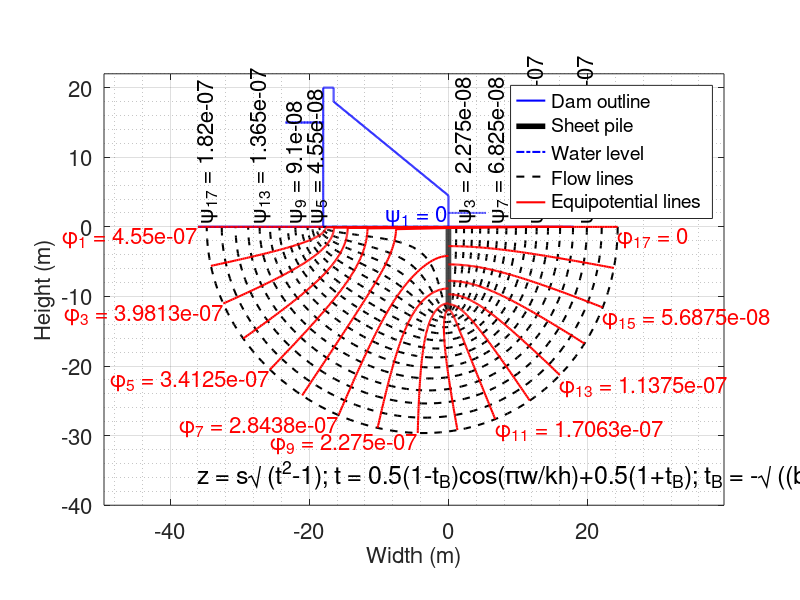

The MATLAB source for this figure:
%=========================================================================
% MATLAB script file to draw the flownets of a concrete dam with vertical   
% sheet pile using the conformal mapping technique
% For further details, go to the link below:
% https://github.com/SubhadipN/Conformal_Mapping#seepage-analysis
%=========================================================================
% Prepared by SUBHADIP NASKAR, RESEARCH SCHOLAR, IIT GUWAHATI
%=========================================================================
clear all; clc; warning('off','all')
%=========================================================================
% INPUTS::
a1 = 20; 
a2 = 18; 
a3 = 4.5; 
b1 = 18; 
b2 = 1.5; 
h1 = -15; 
h2 = -2; 
s = 12;
k = 3.5*10^(-8);    % Coefficient of permeability (m/s)
fl = 17;            % Numbers of flow lines (odd number)
yf = 2.00;          % Depth factor: controls the y-axis limit of the plot
xf = 2.75;          % Width factor: controls the x-axis limit of the plot
%=========================================================================
% DERIVED PARAMETERS::
A = [-2*b1 0];B = [-b1 0];C = [0 0];D = [0 -s];F = [b1 0];
h = h1-h2;
%=========================================================================
% PLOT OF THE GIVEN EMBANKMENT DAM::
for i = 1:9
    if i == 1       
        x1 = A(1); 
        y1 = A(2); 
        x2 = F(1); 
        y2 = F(2);
    elseif i == 2   
        x1 = B(1); 
        y1 = B(2); 
        x2 = B(1); 
        y2 = a1;
    elseif i == 3   
        x1 = B(1); 
        y1 = a1; 
        x2 = B(1)+b2; 
        y2 = a1;
    elseif i == 4   
        x1 = B(1)+b2; 
        y1 = a1; 
        x2 = B(1)+b2; 
        y2 = a2;
    elseif i == 5   
        x1 = B(1)+b2; 
        y1 = a2; 
        x2 = C(1); 
        y2 = a3;
    elseif i == 6   
        x1 = C(1); 
        y1 = a3; 
        x2 = C(1); 
        y2 = C(2);
    elseif i == 7   
        x1 = C(1); 
        y1 = C(2); 
        x2 = D(1); 
        y2 = D(2);
    elseif i == 8   
        x1 = B(1); 
        y1 = -h1; 
        x2 = 1.3*B(1); 
        y2 = -h1;
    else            
        x1 = C(1); 
        y1 = -h2; 
        x2 = -0.3*B(1); 
        y2 = -h2;
    end
    if x1 ~= x2
        xx = linspace(x1,x2,200); 
        m = (y2-y1)/(x2-x1); 
        yy = m.*xx-m*x1+y1;
    else
        yy = linspace(y1,y2,200); 
        xx = x1*diag(eye(length(yy)))';
    end
    figure (1); 
    xlim([-xf*b1 0.8*xf*b1]); 
    ylim([-yf*a1 1.1*a1]); 
    set(gca,'FontSize',16); 
    hold on; 
    box on;
    if i <= 6
        if i == 1   
            leg1 = plot(xx,yy,'b','linewidth',1.5);     
        end
        plot(xx,yy,'b','linewidth',1.5)
    elseif i == 7   
        leg2 = plot(xx,yy,'k','linewidth',4);
    else
        if i == 8   
            leg3 = plot(xx,yy,'b-.','linewidth',1.5);   
        end
        plot(xx,yy,'b-.','linewidth',1.5)
    end
end
%=========================================================================
% FLOW LINES IN W-PLANE::
f = 0.4; 
ls = 100; 
x = linspace(-k*h,0,fl); 
y = linspace(0,-f*k*h,fl);
for ii = 1:fl
    % '||' to x-axis
    xx = linspace(0,-k*h,ls); 
    yx = y(ii)*diag(eye(ls)); 
    wx(ii,1:ls) = complex(xx,yx');
    % '||' to y-axis
    xy = x(ii)*diag(eye(ls)); 
    yy = linspace(0,f*k*h,ls); 
    wy(ii,1:ls) = complex(xy',yy); 
end
%=========================================================================
% FLOW LINES IN Z-PLANE::
tb = -sqrt(b1^2+s^2)/s; 
tx = 0.5*(1-tb)*cos(pi.*wx/(k*h))+0.5*(1+tb);
ty = 0.5*(1-tb)*cos(pi.*wy/(k*h))+0.5*(1+tb); 
zx = -s*sqrt(tx.^2-1); 
zy = s*sqrt(ty.^2-1);
zx(1,:) = complex(linspace(0,B(1),ls),0); 
zy(1,:) = complex(linspace(B(1),A(1),ls),0);
sz = size(zx);
for jj = 2:sz(1)
    for kk = 1:sz(2)
        if imag(zx(jj,kk)) >= 0 
            zx(jj,kk) = -complex(real(zx(jj,kk)),imag(zx(jj,kk))); 
        end
        if imag(zy(jj,kk)) >= 0 
            zy(jj,kk) = -complex(real(zy(jj,kk)),imag(zy(jj,kk))); 
        end
    end
end
for jj = 2:sz(1)
    for kk = 1:sz(2)
        rzy = real(zy(jj,kk)); 
        izy = imag(zy(jj,kk)); 
        zy(jj,kk) = complex(-rzy,izy);
    end
end
for ii = 1:fl
    leg4 = plot(real(zx(ii,:)),imag(zx(ii,:)),'k--','linewidth',1.5);
end
for ii = 1:fl
    leg5 = plot(real(zy(ii,:)),imag(zy(ii,:)),'r','linewidth',1.5);
end
xlabel('Width (m)','fontsize',16); 
ylabel('Height (m)','fontsize',16)
legend([leg1 leg2 leg3 leg4 leg5],{'Dam outline','Sheet pile',...
    'Water level','Flow lines','Equipotential lines'},...
    'Location','northeast','fontsize',14);
for ii = 1:2:fl
    t1 = ['\phi_{',num2str(ii),'} = ',num2str(x(ii))]; 
    t2 = ['\psi_{',num2str(ii),'} = ',num2str(y(ii))];
    if ii <= (fl+1)/2
        xc1 = min(real(zy(ii,:))); 
        yc1 = min(imag(zy(ii,:)));
        text(xc1,yc1,t1,'HorizontalAlignment','right',...
            'VerticalAlignment','top','Color','r','fontsize',16)
    else
        xc1 = max(real(zy(ii,:))); 
        yc1 = min(imag(zy(ii,:)));
        text(xc1,yc1,t1,'HorizontalAlignment','left',...
            'VerticalAlignment','top','Color','r','fontsize',16)
    end
    if ii == 1
        text(0.5*B(1),0,t2,'HorizontalAlignment','left',...
            'VerticalAlignment','bottom','Color','b','fontsize',16)
    elseif mod((ii+1)/2,2) == 0
        xc2 = max(real(zx(ii,:)));
        h = text(xc2,0.5,t2,'HorizontalAlignment','left','Color','k',...
            'FontSize',16); 
        set(h,'Rotation',90);
    elseif mod((ii+1)/2,2) == 1
        xc2 = min(real(zx(ii,:)));
        h = text(xc2,0.5,t2,'HorizontalAlignment','left','Color','k',...
            'fontsize',16); 
        set(h,'Rotation',90);
    end
end
t3 = ['z = s\surd {(t^2-1)}; ']; 
t4 = ['t = 0.5(1-t_B)cos(\piw/kh)+0.5(1+t_B); ']; 
t5 = ['t_B = -\surd ((b/s)^2+1)']; 
text(A(1),1.2*min(min(imag(zy))),[t3 t4 t5],'HorizontalAlignment',...
    'left','Color','k','fontsize',18);
axis equal; grid on; grid minor;
%=========================================================================
